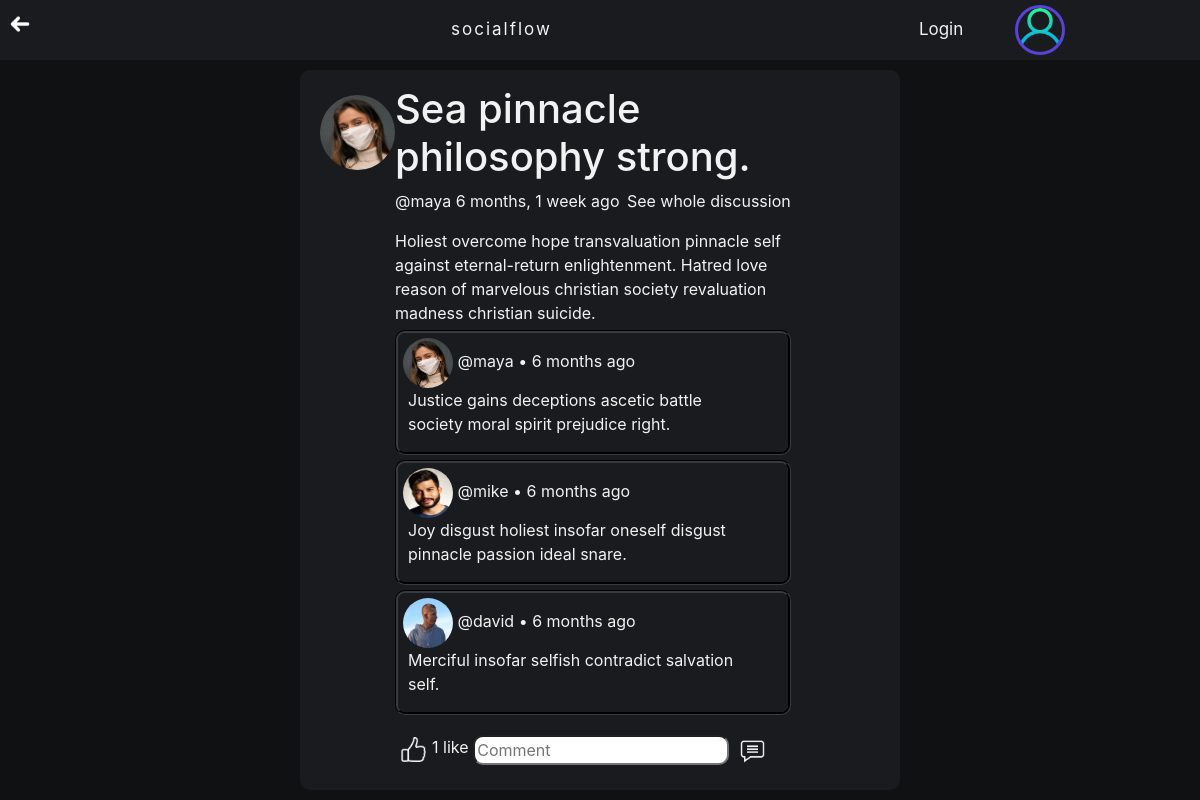
Page /post-details/8/ on the committed database.
### DjangoBlogApp/models.py (models this page shows, shortened)
class Post(models.Model):
    name = models.CharField(max_length=48, blank=True, null=True)
    content = models.TextField(max_length=512)
    likes = models.ManyToManyField(User, blank=True, related_name="blog_posts")
    img = models.ImageField(null=True, blank=True)
    host = models.ForeignKey(User, on_delete=models.CASCADE, blank=True, null=True)
    published = models.DateTimeField(auto_now_add=True)
    class Meta():
        ordering = ['-published']

class Profile(models.Model):
    user = models.OneToOneField(User, on_delete=models.CASCADE, blank=True, null=True)
    biogram = models.TextField(max_length=512, blank=True, null=True)
    avatar = models.ImageField(null=True, blank=True, default='default.png')
    followers = models.ManyToManyField(User, blank=True, related_name="followers")
    following = models.ManyToManyField(User, blank=True, related_name="following")

class Comment(models.Model):
    author = models.ForeignKey(User, on_delete=models.CASCADE, blank=True, null=True)
    post = models.ForeignKey(Post, related_name="comments", on_delete=models.CASCADE, blank=True, null=True)
    content = models.TextField(max_length=128, blank=True, null=True)
    published = models.DateTimeField(auto_now_add=True)
    class Meta():
        ordering = ['published']

### DjangoBlogApp/views.py (the view, shortened to what this page needs)
# urls.py: path('post-details/<str:pk>/', views.post_details, name="post-details"),
def post_details(request, pk):
    post = Post.objects.get(id=pk)
    context = {'post': post}
    return render(request, 'DjangoBlogApp/post_details.html', context)

### DjangoBlogApp/templates/DjangoBlogApp/post_details.html (shortened to what this page needs)
{% include 'DjangoBlogApp/main.html' %}
{% load static %}
{% block content %}
    <div class="post-details">
        <a href="{% url 'home' %}" class="go-back"><img src='{% static "images/go_back.png" %}' style="width: 20px; height: 20px;"/></a>
        <div class="post-container">
            <div class="avatar-container">
                <a href="{% url 'profile' post.host.id %}"><img src="{{ post.host.profile.avatar.url }}" class="rounded-circle" style="width: 75px; height: 75px;"/></a>
            </div>
            <div class="content-container">
                <h1>{{post.name}}</h1>
                <p>
                    <a href="{% url 'profile' post.host.id %}">@{{post.host}}</a>  {{post.published|timesince}} ago
                    <a class="on-right" href="{% url 'post-details' post.id%}">See whole discussion</a>
                </p>
                {{post.content}}
                <div class="comments-container">
                {% for comment in post.comments.all %}
                    <div class="comment-container">
                        <div class="comment-container-left">
                            <div class="comment-user-container">
                                <a href="{% url 'profile' comment.author.id %}"><img src="{{ comment.author.profile.avatar.url }}" class="rounded-circle" style="width: 50px; height: 50px;"/>
                                @{{comment.author}}</a> • {{comment.published|timesince}} ago
                            </div>
                            <div class="comment-content-container">
                                {{comment.content|linebreaks}}
                            </div>
                        </div>
                    </div>
                {% endfor %}
                    <div class="like-comment-save-container">
                        <div class="on-left">
                            {% if request.user in post.likes.all %}
                            <form method="POST">
                                {% csrf_token %}
                                <input type="hidden" name="unlike" value="unlike">
                                    <button class="comment-button" type="submit" name="post_id" value="{{post.id}}" >
                                        <img src="{% static 'images/unlike.png' %}" style="width: 25px; height: 25px;"/>
                                    </button>
                            </form>
                            {% else %}
                                <form method="POST">
                                        <button class="comment-button" type="submit" name="post_id" value="{{post.id}}" >
                                            <img src="{% static 'images/like.png' %}" style="width: 25px; height: 25px;"/>
                                        </button>
                                </form>
                            {% endif %}
                            {% if post.likes.count == 0 %}
                                No one liked this post yet
                            {% elif post.likes.count == 1 %}
                                {% if request.user in post.likes.all %}
                                    1 like (You)
                                {% else %}
                                    {{post.likes.count}} like
                                {% endif %}
                            {% else %}
                                {{post.likes.count}} likes
                            {% endif %}
                        </div>
                        <div class="on-right">
                            <form method="POST">
                                <input type="text" class="comment-input" name="comment_content" placeholder="Comment">
                                    <button class="comment-button" type="submit" name="post_id" value="{{post.id}}" >
                                        <img src="{% static 'images/comment.png' %}" style="width: 25px; height: 25px;"/>
                                    </button>
                            </form>
                        </div>
                    </div>
                </div>
            </div>
            <div class="edit-delete-container">
            </div>
        </div>
{% endblock content %}

### static/css/main.css (style rules this page uses)
.global { background-color: rgb(16,17,19); color: #f2f2f2; padding-top: 70px; }
.global a { color: #f2f2f2; text-decoration: none; }
.post-container { display: grid; grid-template-columns: 1fr 6fr 1fr; text-align: left; border-radius: 10px; margin-top: 5px; padding-bottom: 10px; margin-bottom: 5px; background: rgb(26,27,30); min-width: 100%; }
.edit-delete-container { margin-top: 15px; display: flex; flex-direction: column; flex-wrap: wrap; justify-content: space-between; text-align: center; margin-right: 20px; margin-bottom: 15px; }
.avatar-container { margin-top: 10px; text-align: center; }
.comments-container { margin-right: 20px; }
.comment-container { display: grid; grid-template-columns: 7fr 1fr; text-align: left; border-radius: 10px; margin-top: 5px; margin-bottom: 5px; border: groove; border-color: #373a40; }
.comment-user-container { margin-top: 5px; margin-left: 5px; }
.comment-content-container { margin-left: 10px; }
.content-container a.on-right { float: right; }
.on-left { display: flex; text-align: center; flex-direction: row; float: left; }
.on-right { float: right; margin-right: 20px; }
.go-back { position: absolute; top: 0; left: 0; width: 35px; height: 35px; margin-top: 10px; margin-left: 10px; }
.like-comment-save-container { padding-top: 15px; }
.comment-input { border-radius: 10px; }
.comment-button { background-color: transparent; background-repeat: no-repeat; border: none; cursor: pointer; overflow: hidden; outline: none; }
.post-details { margin-top: 20px; padding: 10px 20px; border-radius: 10px; background-color: rgb(26,27,30); margin: 0 300px; }

### rows in the picture
Post: host.profile.avatar (picture), name "Sea pinnacle philosophy strong.", host "maya", published "6 months, 1 week", content "Holiest overcome hope transvaluation pinnacle self against eternal-return enlightenment. Hatred love reason of marvelous christian society revaluation madness christian suicide.", likes.count "1"
Comment: author.profile.avatar (picture), author "maya", published "6 months", content "Justice gains deceptions ascetic battle society moral spirit prejudice right."
Comment: author.profile.avatar (picture), author "mike", published "6 months", content "Joy disgust holiest insofar oneself disgust pinnacle passion ideal snare."
Comment: author.profile.avatar (picture), author "david", published "6 months", content "Merciful insofar selfish contradict salvation self."
